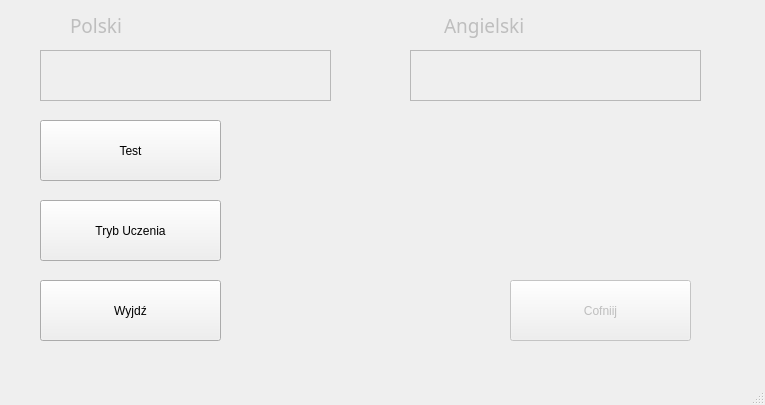
<?xml version="1.0" encoding="UTF-8"?>
<ui version="4.0">
 <class>MainWindow</class>
 <widget class="QMainWindow" name="MainWindow">
  <property name="geometry">
   <rect>
    <x>0</x>
    <y>0</y>
    <width>765</width>
    <height>405</height>
   </rect>
  </property>
  <property name="sizePolicy">
   <sizepolicy hsizetype="Preferred" vsizetype="Preferred">
    <horstretch>0</horstretch>
    <verstretch>0</verstretch>
   </sizepolicy>
  </property>
  <property name="maximumSize">
   <size>
    <width>765</width>
    <height>405</height>
   </size>
  </property>
  <property name="windowTitle">
   <string>MainWindow</string>
  </property>
  <widget class="QWidget" name="centralwidget">
   <widget class="QPushButton" name="Exit">
    <property name="geometry">
     <rect>
      <x>40</x>
      <y>280</y>
      <width>181</width>
      <height>61</height>
     </rect>
    </property>
    <property name="text">
     <string>Wyjdź</string>
    </property>
   </widget>
   <widget class="QPushButton" name="Learning">
    <property name="geometry">
     <rect>
      <x>40</x>
      <y>200</y>
      <width>181</width>
      <height>61</height>
     </rect>
    </property>
    <property name="text">
     <string>Tryb Uczenia</string>
    </property>
   </widget>
   <widget class="QPushButton" name="Test">
    <property name="geometry">
     <rect>
      <x>40</x>
      <y>120</y>
      <width>181</width>
      <height>61</height>
     </rect>
    </property>
    <property name="text">
     <string>Test</string>
    </property>
   </widget>
   <widget class="QTextEdit" name="textPolish">
    <property name="enabled">
     <bool>false</bool>
    </property>
    <property name="geometry">
     <rect>
      <x>40</x>
      <y>50</y>
      <width>291</width>
      <height>51</height>
     </rect>
    </property>
    <property name="font">
     <font>
      <family>Arial</family>
      <pointsize>22</pointsize>
     </font>
    </property>
    <property name="accessibleName">
     <string/>
    </property>
    <property name="accessibleDescription">
     <string/>
    </property>
    <property name="autoFillBackground">
     <bool>false</bool>
    </property>
    <property name="readOnly">
     <bool>true</bool>
    </property>
   </widget>
   <widget class="QTextEdit" name="textEnglish">
    <property name="enabled">
     <bool>false</bool>
    </property>
    <property name="geometry">
     <rect>
      <x>410</x>
      <y>50</y>
      <width>291</width>
      <height>51</height>
     </rect>
    </property>
    <property name="font">
     <font>
      <family>Arial</family>
      <pointsize>22</pointsize>
     </font>
    </property>
    <property name="readOnly">
     <bool>true</bool>
    </property>
   </widget>
   <widget class="QLabel" name="labelEnglish">
    <property name="enabled">
     <bool>false</bool>
    </property>
    <property name="geometry">
     <rect>
      <x>440</x>
      <y>10</y>
      <width>181</width>
      <height>31</height>
     </rect>
    </property>
    <property name="font">
     <font>
      <family>Bahnschrift</family>
      <pointsize>14</pointsize>
      <kerning>true</kerning>
     </font>
    </property>
    <property name="text">
     <string>Angielski</string>
    </property>
    <property name="textFormat">
     <enum>Qt::AutoText</enum>
    </property>
    <property name="indent">
     <number>4</number>
    </property>
   </widget>
   <widget class="QLabel" name="labelPolish">
    <property name="enabled">
     <bool>false</bool>
    </property>
    <property name="geometry">
     <rect>
      <x>70</x>
      <y>10</y>
      <width>181</width>
      <height>31</height>
     </rect>
    </property>
    <property name="font">
     <font>
      <family>Bahnschrift</family>
      <pointsize>14</pointsize>
     </font>
    </property>
    <property name="text">
     <string>Polski</string>
    </property>
   </widget>
   <widget class="QPushButton" name="Back">
    <property name="enabled">
     <bool>false</bool>
    </property>
    <property name="geometry">
     <rect>
      <x>510</x>
      <y>280</y>
      <width>181</width>
      <height>61</height>
     </rect>
    </property>
    <property name="text">
     <string>Cofniij</string>
    </property>
   </widget>
  </widget>
  <widget class="QMenuBar" name="menubar">
   <property name="geometry">
    <rect>
     <x>0</x>
     <y>0</y>
     <width>765</width>
     <height>21</height>
    </rect>
   </property>
  </widget>
  <widget class="QStatusBar" name="statusbar"/>
 </widget>
 <resources/>
 <connections/>
</ui>
